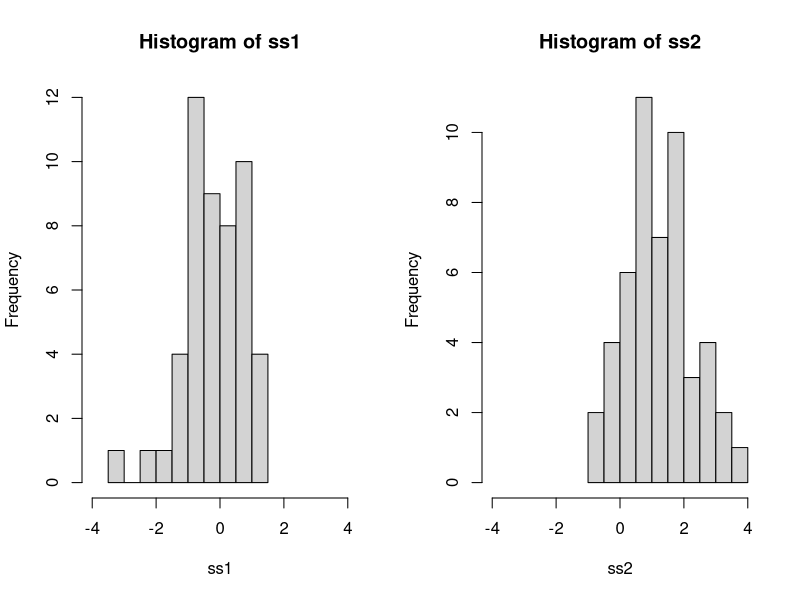
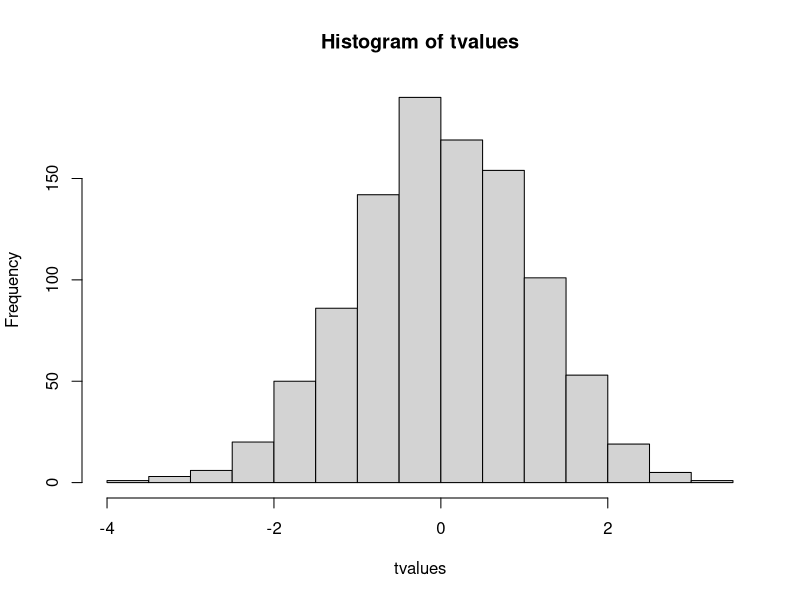

Source code (R) for these figures, in order:
#Script Lecture 1 BI3051 Introduction - Pelabon NTNU
####################################################
#1 - Basic principle of statistical test####


#1.1 Calculating a T-test----
#Two samples with equal mean variance and sample size#

ss1<-rnorm(50, 0,1)#random sampling of 50 individuals in a population with mean=0, SD=1
ss2<-rnorm(50, 1,1)#random sampling of 50 individuals in a population with mean=1, SD=1



?rnorm
?t.test
ss3<-rnorm(50, 2,1)
t.test(ss3, mu=3)

#distribution of the two samples
par(mfrow=c(1,2))
hist(ss1, xlim=c(-4,4),8)
hist(ss2, xlim=c(-4,4),8)

#Calculation of the T statistics
tvalue<-(mean(ss1)-mean(ss2))/sqrt((var(ss1)/length(ss1))+(var(ss2)/length(ss2)))
tvalue
#What is the proportion of the T sampling distribution that is lower than the observed T value
pnorm(tvalue)#proportion of value lower than the tvalue

#Lets check with a t.test
t.test(ss1,ss2)

#1.2. Representing a T distribution----
#Simulating 1000 replicate of this sampling and calculating the T value for each replicate

tvalues<-numeric(1000)
for(i in 1:1000){
  ss1<-rnorm(30, 1,1)#first sample from a normal distribution with n = 30 mean = 1 SD = 1
  ss2<-rnorm(30, 1,1)#second sample
  tvalues[i]<-(mean(ss1)-mean(ss2))/sqrt((var(ss1)/length(ss1))+(var(ss2)/length(ss2)))[1]
}#generate a vector with 1000 simulated t value

#distribution of the T value
par(mfrow=c(1,1))
hist(tvalues) #distribution of the t values
quantile(tvalues,c(0.025, 0.975)) #95% confidence interval of the t values 

#T.test for the initial data
t.test(ss1,ss2)

#END

#One sample t-test 
